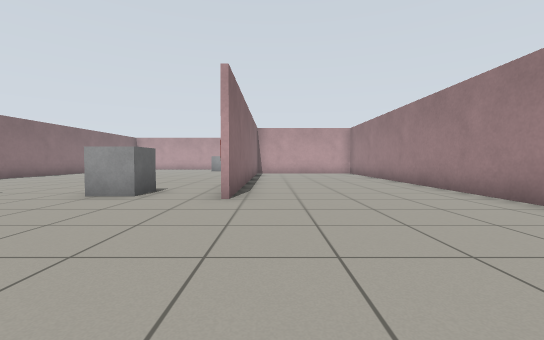
view 1 (above)

16 first-person views from a walk through a world built for the Gazebo simulator. The camera is 0.72 m above the floor, tilts 2° down and sees 90° across. The floor is counted in squares, 1 m on a side. Each view is taken from the middle of a square. On the plan, view 1 faces up. The plan holds only what a view shows up to about 9 squares ahead; the rest is blank. The robots in the file are not drawn. Some stock models are drawn as simple stand-ins.

view 2
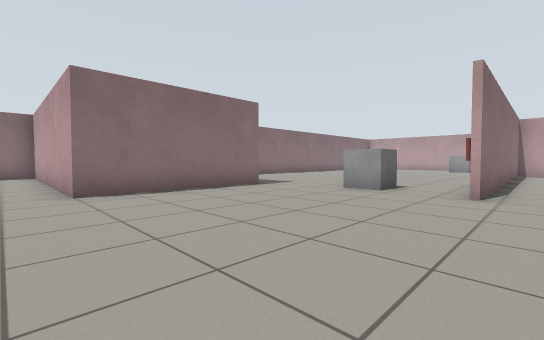

view 3
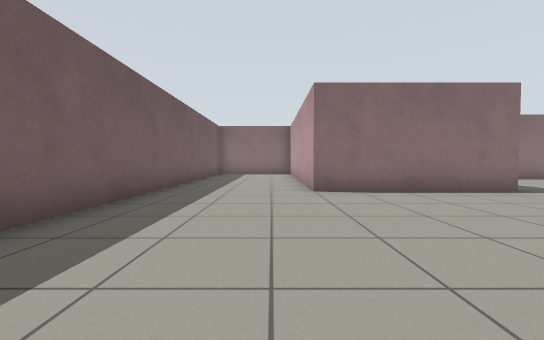

view 4
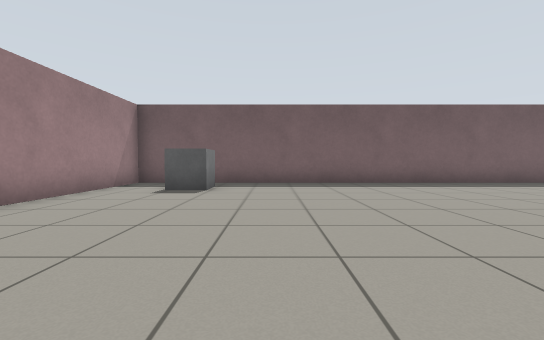

view 5
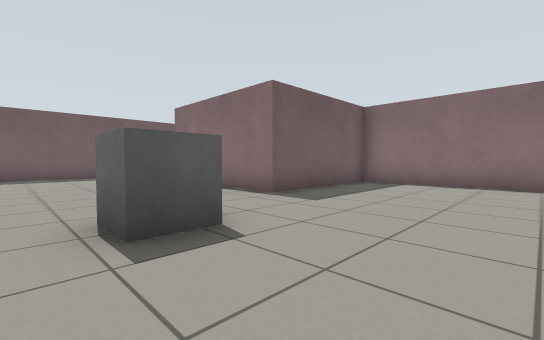

view 6
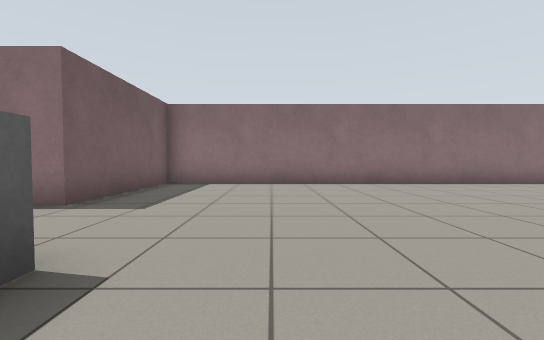

view 7
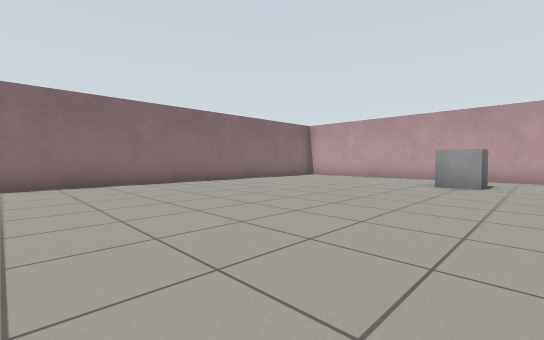

view 8
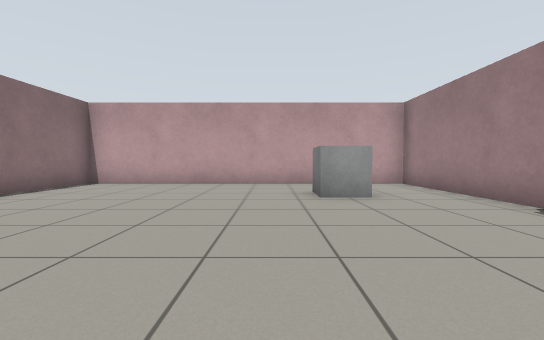

view 9
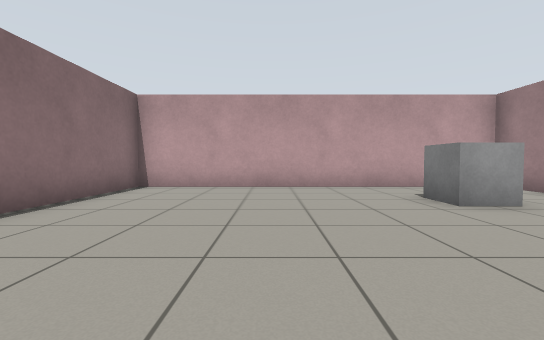

view 10
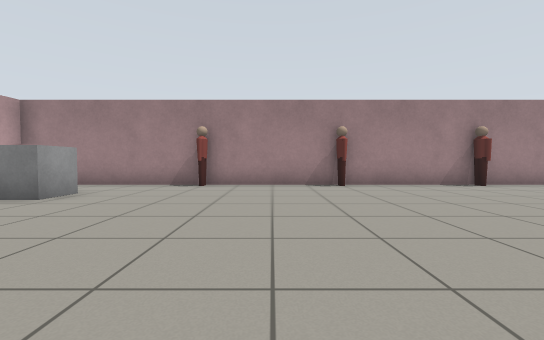

view 11
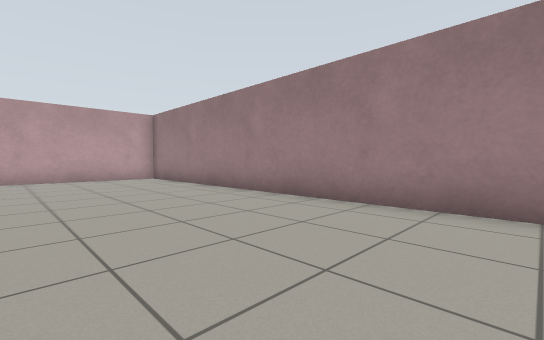

view 12
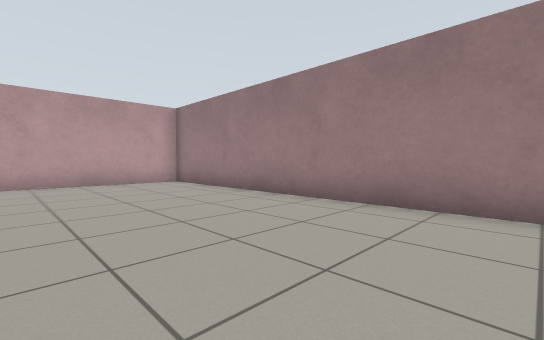

view 13
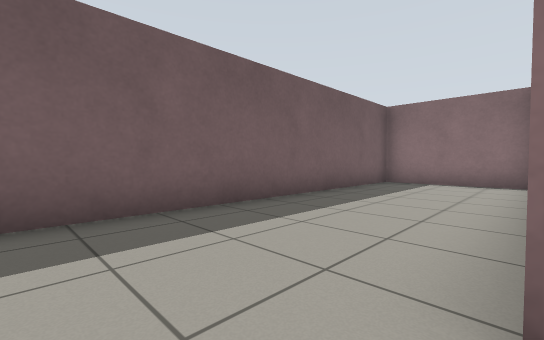

view 14
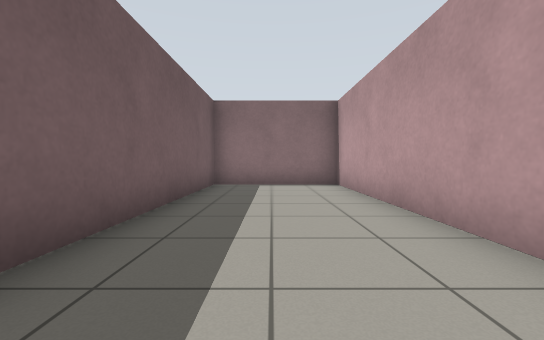

view 15
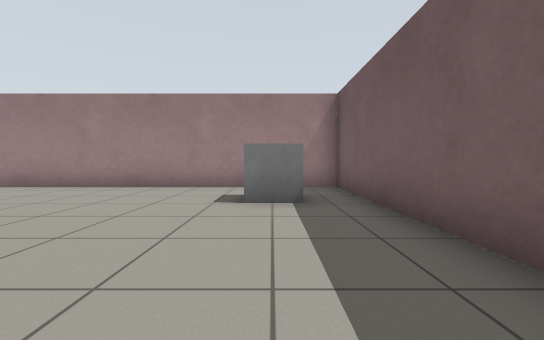

view 16
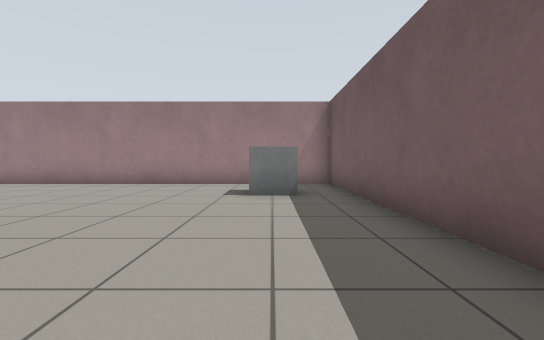

### Floor plan
Points are (right, up) in squares from view 1. A wall is a line through its corners. A room is listed if a view was taken in it or the views show most of it. See-through windows are left out.
Room 1 (views 1, 2, 3, 4, 5, 6, 7, 8, 9, 10, 11, 12, 13, 14, 15, 16)
walls: (-0.9, 5.9) (-0.9, 15.4); (-0.8, 11) (-0.8, 5); (-0.9, 16.4) (-0.9, 21.4) (-10.6, 21.4) (-10.6, 4.7) (-6.3, 4.7) (-6.3, 0) (-14.2, 0) (-14.2, -3.7) (4.3, -3.7) (4.3, 14.5); (3.9, 15) (-0.1, 15)
objects: grey box (-4, 6) to (-3, 6); grey box (-4, 19) to (-3, 19); person (-1, 8); person (-1, 12); grey box (2, -2)

Positions as (right, up) in squares from view 1, and headings:
1: (0, 0), facing up
2: (0, -1), facing up-left
3: (0, -1), facing left
4: (0, 5), facing down
5: (-2, 9), facing down-left
6: (-2, 8), facing left
7: (-2, 10), facing up-left
8: (-5, 13), facing up
9: (-7, 14), facing up
10: (-9, 14), facing right
11: (0, 4), facing up-right
12: (0, 6), facing up-right
13: (-5, 0), facing down-left
14: (-6, -2), facing left
15: (-3, -2), facing right
16: (-4, -2), facing right
